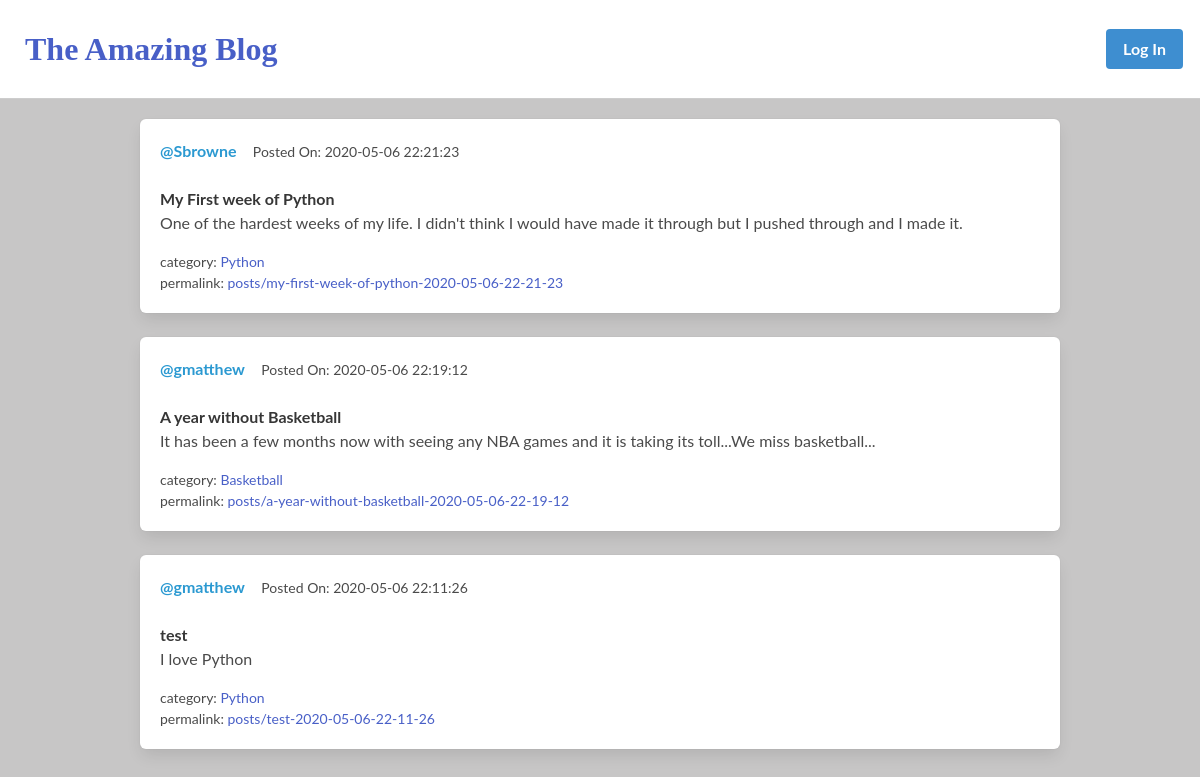
The page / on the database its author committed.
### tables this page shows
CREATE TABLE post(
id INTEGER PRIMARY KEY AUTOINCREMENT,
author TEXT,
title TEXT,
content TEXT,
publish_date TEXT,
permalink TEXT,
isPublished INTEGER DEFAULT 1,
category_id INTEGER
);

CREATE TABLE category(
id INTEGER PRIMARY KEY AUTOINCREMENT,
category_name TEXT
);

### models/User.py (models this page shows, shortened)
class User(UserMixin,db.Model):
    id = db.Column(db.Integer, primary_key=True)
    username = db.Column(db.String(64), index=True, unique=True)
    email = db.Column(db.String(120), index=True, unique=True)
    password_hash = db.Column(db.String(128))

### app.py (the view)
@app.route('/')
def index():
    posts=Post().view_all_post()
    return render_template("index.html",posts=posts)

### models/Post.py (called while the page is built)
    def view_all_post(self):
        query="""SELECT p.title, p.content, p.publish_date, p.permalink, u.username, c.category_name,c.id FROM post p
        inner join category c on c.id=p.category_id
        inner join user u on u.id = p.author
        WHERE isPublished=1 ORDER BY publish_date DESC"""
        result=self.fetch_all_rows(query)
        return result

### models/database.py (called while the page is built)
    def fetch_all_rows(self,query):
        conn=sqlite3.connect("./blog.db")
        cur=conn.cursor()
        cur.execute(query)
        all_rows=cur.fetchall()
        return all_rows

### templates/index.html (shortened to what this page needs)
{% extends "base.html" %}
{% block content %}
<div class="container">
    {%for post in posts%}
    <div class="box">
        <article class="media">
            <div class="media-content">
                <div class="content">
                    <p>
                    <strong style="color:#2B99D1;">@{{post[4]}}</strong> &nbsp; &nbsp;<small>Posted On: {{post[2]}}</small>
                    <br> <br>
                    <strong>{{post[0]}}</strong> <br>
                    {{post[1]}}
                    </p>
                    <p>
                        <small>category: <a href="/category/{{post[6]}}/posts">{{post[5]}}</a></small> <br>
                        <small>permalink: <a href="/posts/{{post[3]}}">posts/{{post[3]}}</a></small>
                    </p>
                </div>
            </div>
        </article>
    </div>
    {% endfor %}
</div>
{% endblock %}

### templates/base.html (shortened to what this page needs)
<html>
    <head>
        <link rel="stylesheet" href="https://cdnjs.cloudflare.com/ajax/libs/bulma/0.6.2/css/bulma.min.css" />
    </head>
    <body>
        <nav class="navbar" role="navigation" aria-label="main navigation">
            <div class="navbar-brand">
              <a href="/" class="logo">The Amazing Blog</a>
            </div>
            <div id="navbarBasicExample" class="navbar-menu">
            </div>
            <div class="navbar-end">
              <div class="navbar-item">
                <div class="buttons">
                  {% if current_user.is_anonymous %}
                  <a class="button is-info" href="{{url_for('login')}}">
                    <strong>Log In</strong>
                  </a>
                  {% else %}
                  <p style="padding: 0px 30px 10px 10px; ">Welcome <span style="color:#EE3E80"> {{current_user.username}} </span>:P</p>
                  <a class="button is-light" href="{{url_for('logout')}}">
                    Log Out
                  </a>
                  {% endif %}
                </div>
              </div>
            </div>
        </nav>
        {% block content %}{% endblock %}
    </body>
</html>

### templates/base.html (style rules this page uses)
body { font-family: 'Lato', sans-serif; margin: 0; background-color: #c7c6c6; }
.navbar { padding:5px; background-color: #fff; border-bottom: 1px solid #CDCDCD; }
.logo { font-weight: bold; font-size: 2.0em; color:5e8b4d; padding:20px 20px; font-family: 'Freckle Face', cursive; }
.container { padding:20px; }

### rows shown on the page
post: username "Sbrowne", publish_date "2020-05-06 22:21:23", title "My First week of Python", content "One of the hardest weeks of my life. I didn't think I would have made it through but I pushed through and I made it.", category_name "Python", permalink "my-first-week-of-python-2020-05-06-22-21-23"
post: username "gmatthew", publish_date "2020-05-06 22:19:12", title "A year without Basketball", content "It has been a few months now with seeing any NBA games and it is taking its toll...We miss basketball...", category_name "Basketball", permalink "a-year-without-basketball-2020-05-06-22-19-12"
post: username "gmatthew", publish_date "2020-05-06 22:11:26", title "test", content "I love Python", category_name "Python", permalink "test-2020-05-06-22-11-26"
